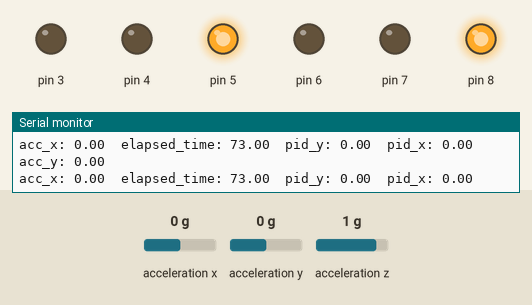
A sketch run on a simulated Arduino Uno, built with avr-gcc and run on an emulated ATmega328P. Shown: output pins drawn as LEDs (lit = HIGH), the last lines printed to the serial monitor. Wiring (inferred from the names in the program): MPU-6050 motion sensor at I2C address 0x68. Inputs (shaded band) come from the test bench; at power-on: acceleration x 0 g, acceleration y 0 g, acceleration z 1 g.

Above: at 1.2 s.
1.3 s: acceleration x set to -0.2 g
At 2.2 s:
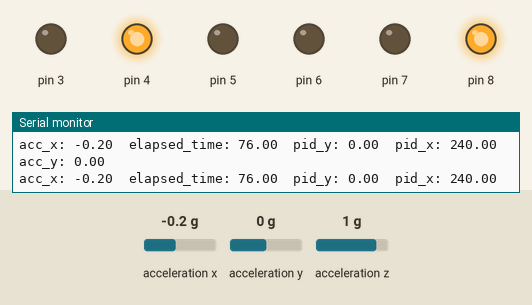
2.8 s: acceleration y set to -1.4 g
At 4.1 s:
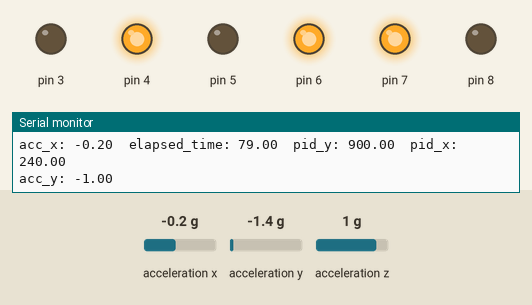
4.4 s: acceleration x set to 1.4 g
At 5.6 s:
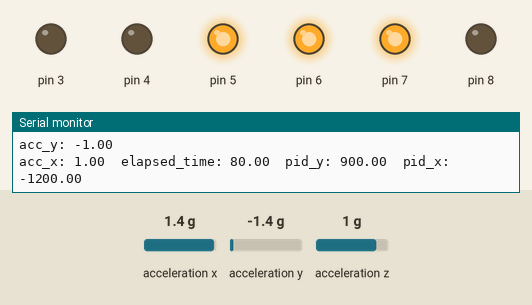
5.9 s: acceleration y set to 0 g
At 6.5 s:
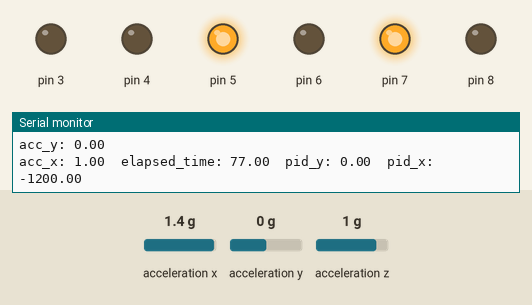
7.5 s: acceleration x set to -1.4 g
At 8.3 s:
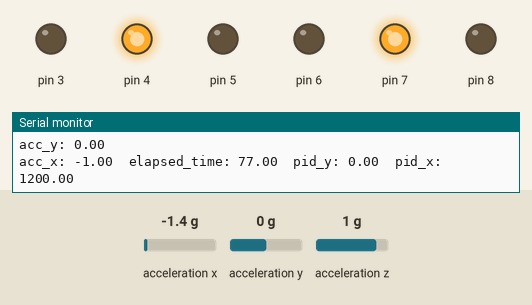
9.1 s: acceleration y set to 0.8 g
At 10.2 s:
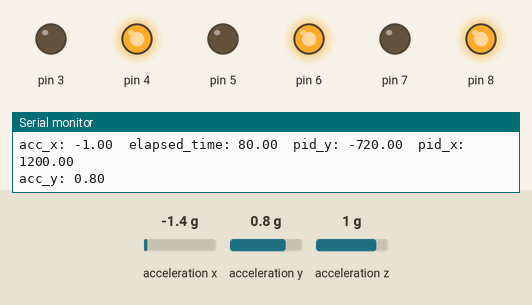
Timing chart, 0 to 11.7 s (numbered marks = the images above; inputs shaded):
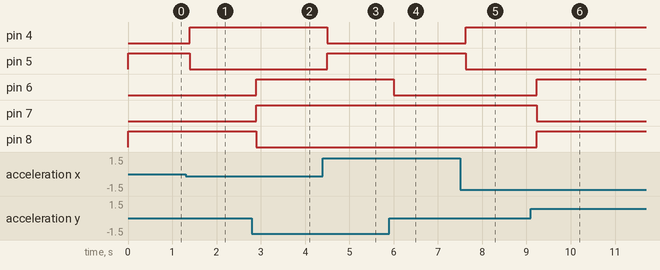

The sketch:

code_v1.ino
```cpp
/*

Code for the micro controller to read
data from the mpu6050 sensor and generate the
required control signal for the motor driver
inorder to balance the bot in upright vertical
position

*/


/* -------------------- library for I2C communication with sensor ----------------------  */
#include <Wire.h>

/* -------------------- imu varibales -------------------- */

// imu sensor device address
const uint8_t mpu_addr = 0x68;

// Accelerometer data
float acc_x, acc_y;


/* -------------------- motor dirver variables -------------------- */

// pins for reaction wheel motor
const uint8_t reaction_motor_ena = 3;
const uint8_t reaction_motor_in1 = 4;
const uint8_t reaction_motor_in2 = 5;


// pins for base wheel motor
const uint8_t base_motor_ena = 6;
const uint8_t base_motor_in1 = 7;
const uint8_t base_motor_in2 = 8;


/* ---------- Motor class ---------- */
struct Motor
{
  // variables;
  uint8_t motor_enable, motor_in1, motor_in2, motor_speed;
  bool motor_dir;

  // constructor
  Motor(const uint8_t enable, const uint8_t in1, const uint8_t in2, uint8_t sped = 0, bool dir = false)
  {
    this->motor_enable = enable;
    this->motor_in1 = in1;
    this->motor_in2 = in2;
    this->motor_speed = sped;
    this->motor_dir = dir;
  }
};

// BASE MOTOR OBJECT
Motor base_motor(base_motor_ena, base_motor_in1, base_motor_in2);

// REACTION MOTOR OBJECT
Motor reaction_motor(reaction_motor_ena, reaction_motor_in1, reaction_motor_in2);


/* -------------------- pid calculation variables -------------------- */

// ----- gain constants to be adjusted
long kp_acc_x = 1200, ki_acc_x = 70, kd_acc_x = 1200;
long kp_acc_y = 900, ki_acc_y = 100, kd_acc_y = 10000;
// ----- gain constants to be adjusted

// set points, errors and pids
float set_point_acc_x = 0.0, set_point_acc_y = 0.0;
float error_acc_x = 0.0, previous_error_acc_x = 0.0;
float error_acc_y = 0.0, previous_error_acc_y = 0.0;
float pid_p_acc_x = 0.0, pid_i_acc_x = 0.0, pid_d_acc_x = 0.0, pid_acc_x = 0.0;
float pid_p_acc_y = 0.0, pid_i_acc_y = 0.0, pid_d_acc_y = 0.0, pid_acc_y = 0.0;

// time data
unsigned long current_time, previous_time;
double elapsed_time;


/* ======================================== setup ======================================== */
void setup()
{
  /* ---------- imu setup ---------- */

  Serial.begin(9600);
  // initiate wire library
  Wire.begin();
  // start communication with sensor
  // power up register
  Wire.beginTransmission(mpu_addr);
      Wire.write(0x6B);
      Wire.write(0x00);
   Wire.endTransmission(true);


  /* ---------- motor driver setup ---------- */

  //for reaction wheel
  pinMode(reaction_motor.motor_enable, OUTPUT);
  pinMode(reaction_motor.motor_in1, OUTPUT);
  pinMode(reaction_motor.motor_in2, OUTPUT);

  //for base wheel
  pinMode(base_motor.motor_enable, OUTPUT);
  pinMode(base_motor.motor_in1, OUTPUT);
  pinMode(base_motor.motor_in2, OUTPUT);

   // time in milli second
  current_time = millis();
}


/* ======================================== loop ======================================== */
void loop()
{


  /* ---------- read accelerometer and gyro data ----------*/
  read_imu_data(mpu_addr);

  Serial.print("\n\nacc_y: "); // acc_y is the pitch axis(base wheel) accelerometer data
  Serial.print(acc_y);

  Serial.print("\n\nacc_x: "); // acc_y is the roll axis(reaction wheel) accelerometer data
  Serial.print(acc_x);

  // elapsed time calculation
  previous_time = current_time;
  current_time = millis();
  elapsed_time = current_time - previous_time; // time in milisec

  Serial.print("\telapsed_time: ");
  Serial.print(elapsed_time);


  //  /* ---------- calculate pid pitch axis ----------*/
  calculate_pid_acc_y();
  rotate_motor(base_motor);

  /* ---------- calculate pid roll axis ----------*/
  calculate_pid_acc_x();
  rotate_motor(reaction_motor);
}


/* ---------- read data from the mpu-6050 module ---------- */

// passing i2c device address as function parameter
void read_imu_data(const uint8_t addr)
{
   // Start with register 0x3B
  Wire.beginTransmission(addr);
      Wire.write(0x3B);
  Wire.endTransmission(false);
  // Read 4 registers total
  Wire.requestFrom(addr, 4, true);
  acc_x = (Wire.read() << 8 | Wire.read()) / 16384.0;
  acc_y = (Wire.read() << 8 | Wire.read()) / 16384.0;

  // filtering the pitch data i.e acc_x
  if (acc_x >= 1.0) acc_x = 1.0;
  if (acc_x <= -1.0) acc_x = -1.0;
  acc_x = (float)round(acc_x*10.0)/10.0;


  // filtering the roll data i.e acc_y
  if (acc_y >= 1.0) acc_y = 1.0;
  if (acc_y <= -1.0) acc_y = -1.0;
  acc_y = (float)round(acc_y*10.0)/10.0;
}


/* ---------- motor rotating function ---------- */

// motor object as parameter
void rotate_motor(Motor motor)
{
  if(motor.motor_dir) { // motor_dir == false for clockwise and true for anti clockwise
    digitalWrite(motor.motor_in1, HIGH);
    digitalWrite(motor.motor_in2, LOW);
    analogWrite(motor.motor_enable, motor.motor_speed);
    return;
  }

  digitalWrite(motor.motor_in1, LOW);
  digitalWrite(motor.motor_in2, HIGH);
  analogWrite(motor.motor_enable, motor.motor_speed);
}

// motor object
void stop_motor(Motor motor)
{
  digitalWrite(motor.motor_in1, LOW);
  digitalWrite(motor.motor_in2, LOW);
  analogWrite(motor.motor_enable, 0);
}


/* ---------- calculate pid for acc_x(pitch axis - reaction wheel) ---------- */

void calculate_pid_acc_x()
{
  // pid calculation
  error_acc_x = set_point_acc_x - acc_x;
  pid_p_acc_x = kp_acc_x * error_acc_x;
  pid_i_acc_x = pid_i_acc_x + ki_acc_x * error_acc_x;
  pid_d_acc_x = kd_acc_x * ((error_acc_x - previous_error_acc_x) / elapsed_time);
  pid_acc_x = pid_p_acc_x + pid_i_acc_x + pid_d_acc_x;

  pid_acc_x = pid_p_acc_x;
//  pid_acc_x = pid_i_acc_x;
//  pid_acc_x = pid_d_acc_x;

  previous_error_acc_x = error_acc_x;

  Serial.print("\tpid_x: ");
  Serial.print(pid_acc_x);

  // give the pid value to system accordingly
  if(error_acc_x > 0) reaction_motor.motor_dir = true;
  if(error_acc_x < 0) reaction_motor.motor_dir = false;

  pid_acc_x = abs((int)pid_acc_x);

  if(pid_acc_x >= 255)  pid_acc_x = 255;

  base_motor.motor_speed = pid_acc_x; // speed is the pid value
}


/* ---------- calculate pid for acc_y(roll axis - base wheel) ---------- */

void calculate_pid_acc_y()
{
  // pid calculation
  error_acc_y = set_point_acc_y - acc_y;
  pid_p_acc_y = kp_acc_y * error_acc_y;
  pid_i_acc_y = pid_i_acc_y + ki_acc_y * error_acc_y;
  pid_d_acc_y = kd_acc_y * ((error_acc_y - previous_error_acc_y) / elapsed_time);
  pid_acc_y = pid_p_acc_y + pid_i_acc_y + pid_d_acc_y;

  pid_acc_y = pid_p_acc_y;
//  pid_acc_y = pid_i_acc_y;
//  pid_acc_y = pid_d_acc_y;

  previous_error_acc_y = error_acc_y;

  Serial.print("\tpid_y: ");
  Serial.print(pid_acc_y);


  // give the pid value to system accordingly
  if(error_acc_y > 0) base_motor.motor_dir = true;
  if(error_acc_y < 0) base_motor.motor_dir = false;

  pid_acc_y = abs((int)pid_acc_y);

  if(pid_acc_y >= 255)  pid_acc_y = 255;

  base_motor.motor_speed = pid_acc_y; // speed is the pid value
}
```

Measured:
- the behaviour switches between 0 and -0.1 g on acceleration x (found by bisection; images 0 and 1)
- after the input at 1.3 s, pin 4: LOW → HIGH after 0.09 s; pin 5: HIGH → LOW after 0.09 s
- after the input at 2.8 s, pin 6, pin 7: LOW → HIGH after 0.10 s; pin 8: HIGH → LOW after 0.10 s
- after the input at 4.4 s, pin 4: HIGH → LOW after 0.10 s; pin 5: LOW → HIGH after 0.10 s
- after the input at 5.9 s, pin 6: HIGH → LOW after 0.10 s
- after the input at 7.5 s, pin 4: LOW → HIGH after 0.13 s; pin 5: HIGH → LOW after 0.13 s
- after the input at 9.1 s, pin 6, pin 8: LOW → HIGH after 0.13 s; pin 7: HIGH → LOW after 0.13 s
